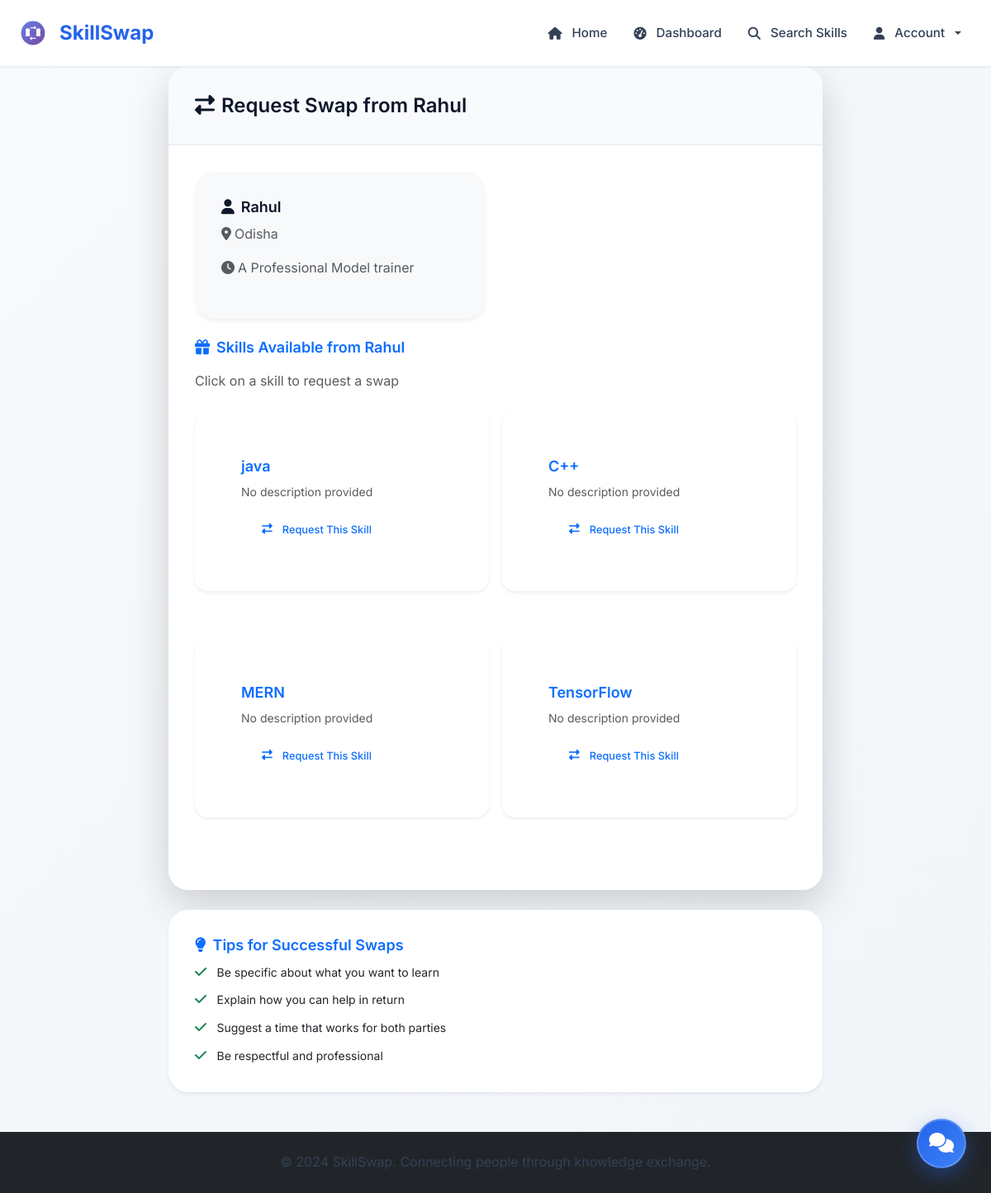
Screenshot of /request_from_user/5 (signed in) with the database file from the repository.
### tables this page shows
CREATE TABLE users (
            id INTEGER PRIMARY KEY AUTOINCREMENT,
            email TEXT UNIQUE NOT NULL,
            password_hash TEXT NOT NULL,
            name TEXT NOT NULL,
            location TEXT,
            profile_photo TEXT,
            availability TEXT,
            is_public INTEGER DEFAULT 1,
            is_admin INTEGER DEFAULT 0,
            is_banned INTEGER DEFAULT 0,
            created_at TIMESTAMP DEFAULT CURRENT_TIMESTAMP
        , bio TEXT, is_under_supervision INTEGER DEFAULT 0, availability_start TEXT, availability_end TEXT);

CREATE TABLE skills (
            id INTEGER PRIMARY KEY AUTOINCREMENT,
            user_id INTEGER,
            skill_name TEXT NOT NULL,
            skill_type TEXT NOT NULL, -- 'offered' or 'wanted'
            description TEXT,
            is_approved INTEGER DEFAULT 1,
            created_at TIMESTAMP DEFAULT CURRENT_TIMESTAMP, is_rejected INTEGER DEFAULT 0, rejection_reason TEXT, rejected_at TIMESTAMP,
            FOREIGN KEY (user_id) REFERENCES users (id)
        );

### skill_swap_app.py (the view)
@app.route('/request_from_user/<int:user_id>')
@login_required
def request_from_user(user_id):
    conn = get_db()
    user = conn.execute('SELECT * FROM users WHERE id = ? AND is_public = 1 AND is_banned = 0', (user_id,)).fetchone()
    if not user:
        flash('User not found or not available.', 'error')
        return redirect(url_for('index'))
    if user['is_under_supervision']:
        flash('This user is currently under supervision and cannot receive swap requests.', 'warning')
        return redirect(url_for('index'))
    offered_skills = conn.execute('''
        SELECT * FROM skills
        WHERE user_id = ? AND skill_type = 'offered' AND is_approved = 1 AND is_rejected = 0
    ''', (user_id,)).fetchall()
    if not offered_skills:
        flash('This user has no skills available for swapping.', 'warning')
        return redirect(url_for('index'))
    user_skills = conn.execute('''
        SELECT * FROM skills WHERE user_id = ? AND skill_type = 'offered' AND is_rejected = 0
    ''', (session['user_id'],)).fetchall()
    conn.close()
    user = convert_row_datetimes(user)
    offered_skills = convert_rows_datetimes(offered_skills)
    user_skills = convert_rows_datetimes(user_skills)
    return render_template('request_from_user.html',
                         target_user=user,
                         offered_skills=offered_skills,
                         user_skills=user_skills)

### skill_swap_app.py (called while the page is built)
def parse_datetime(timestamp_str):
    if timestamp_str is None:
        return None
    try:
        if 'T' in timestamp_str:
            return datetime.fromisoformat(timestamp_str.replace('Z', '+00:00'))
        else:
            return datetime.strptime(timestamp_str, '%Y-%m-%d %H:%M:%S')
    except:
        return None

def convert_row_datetimes(row):
    if row is None:
        return None
    if hasattr(row, 'keys'):
        row_dict = dict(row)
    else:
        row_dict = row
    timestamp_fields = ['created_at', 'updated_at', 'rejected_at']
    for field in timestamp_fields:
        if field in row_dict and row_dict[field]:
            row_dict[field] = parse_datetime(row_dict[field])
    return row_dict

def convert_rows_datetimes(rows):
    if not rows:
        return []
    return [convert_row_datetimes(row) for row in rows]

def get_db():
    conn = sqlite3.connect('skill_swap.db')
    conn.row_factory = sqlite3.Row
    return conn

def login_required(f):
    from functools import wraps
    @wraps(f)
    def decorated_function(*args, **kwargs):
        if 'user_id' not in session:
            flash('Please log in to access this page.', 'error')
            return redirect(url_for('login'))
        return f(*args, **kwargs)
    return decorated_function

@app.context_processor
def inject_unread_notifications():
    if 'user_id' in session:
        conn = get_db()
        unread_count = conn.execute('''
            SELECT COUNT(*) as count FROM notifications
            WHERE user_id = ? AND is_read = 0
        ''', (session['user_id'],)).fetchone()['count']
        conn.close()
        return {'unread_notifications': unread_count}
    return {'unread_notifications': 0}

@app.context_processor
def inject_helpers():
    return {'get_user_by_id': get_user_by_id}

### templates/request_from_user.html (shortened to what this page needs)
{% extends "base.html" %}
{% block content %}
<div class="row justify-content-center">
    <div class="col-lg-8">
        <div class="card border-0 shadow-lg">
            <div class="card-header">
                <h3 class="mb-0">
                    <i class="fas fa-exchange-alt me-2"></i>Request Swap from {{ target_user.name }}
                </h3>
            </div>
            <div class="card-body">
                <div class="row mb-4">
                    <div class="col-md-6">
                        <div class="card border-0 bg-light">
                            <div class="card-body">
                                <h5 class="card-title">
                                    <i class="fas fa-user me-2"></i>{{ target_user.name }}
                                </h5>
                                {% if target_user.location %}
                                <p class="text-muted">
                                    <i class="fas fa-map-marker-alt me-1"></i>{{ target_user.location }}
                                </p>
                                {% endif %}
                                {% if target_user.availability %}
                                <p class="text-muted">
                                    <i class="fas fa-clock me-1"></i>{{ target_user.availability }}
                                </p>
                                {% endif %}
                            </div>
                        </div>
                    </div>
                    <div class="col-md-6">
                    </div>
                </div>
                <div class="mb-4">
                    <h5 class="text-primary">
                        <i class="fas fa-gift me-2"></i>Skills Available from {{ target_user.name }}
                    </h5>
                    <p class="text-muted">Click on a skill to request a swap</p>
                    <div class="row g-3">
                        {% for skill in offered_skills %}
                        <div class="col-md-6">
                            <div class="card border-0 shadow-sm skill-card"
                                 data-skill-id="{{ skill.id }}"
                                 data-skill-name="{{ skill.skill_name|e }}"
                                 style="cursor: pointer; transition: all 0.3s ease;">
                                <div class="card-body">
                                    <h6 class="card-title text-primary">{{ skill.skill_name }}</h6>
                                    {% if skill.description %}
                                    <p class="card-text text-muted small">{{ skill.description }}</p>
                                    {% else %}
                                    <p class="card-text text-muted small">No description provided</p>
                                    {% endif %}
                                    <button class="btn btn-outline-primary btn-sm request-skill-btn"
                                            data-skill-id="{{ skill.id }}"
                                            data-skill-name="{{ skill.skill_name|e }}"
                                            {% if not user_skills %}disabled{% endif %}>
                                        <i class="fas fa-exchange-alt me-1"></i>Request This Skill
                                    </button>
                                </div>
                            </div>
                        </div>
                        {% endfor %}
                    </div>
                </div>
            </div>
        </div>
        <div class="card border-0 shadow-sm mt-4">
            <div class="card-body">
                <h6 class="card-title text-primary">
                    <i class="fas fa-lightbulb me-2"></i>Tips for Successful Swaps
                </h6>
                <ul class="list-unstyled mb-0">
                    <li class="mb-2">
                        <i class="fas fa-check text-success me-2"></i>
                        <small>Be specific about what you want to learn</small>
                    </li>
                    <li class="mb-2">
                        <i class="fas fa-check text-success me-2"></i>
                        <small>Explain how you can help in return</small>
                    </li>
                    <li class="mb-2">
                        <i class="fas fa-check text-success me-2"></i>
                        <small>Suggest a time that works for both parties</small>
                    </li>
                    <li>
                        <i class="fas fa-check text-success me-2"></i>
                        <small>Be respectful and professional</small>
                    </li>
                </ul>
            </div>
        </div>
    </div>
</div>
{% endblock %}

### static/css/style.css (style rules this page uses)
* { box-sizing: border-box; margin: 0; padding: 0; }
html { scroll-behavior: smooth; font-size: 16px; }
body { font-family: 'Inter', 'Segoe UI', -apple-system, BlinkMacSystemFont, sans-serif; line-height: 1.6; color: #1a1a1a; background: linear-gradient(135deg, #f8fafc 0%, #f1f5f9 100%); min-height: 100vh; -webkit-font-smoothing: antialiased; -moz-osx-font-smoothing: grayscale; text-rendering: optimizeLegibility; }
:root { --primary: #2563eb; --primary-dark: #1d4ed8; --primary-light: #3b82f6; --secondary: #64748b; --accent: #8b5cf6; --white: #ffffff; --gray-50: #f8fafc; --gray-100: #f1f5f9; --gray-200: #e2e8f0; --gray-300: #cbd5e1; --gray-400: #94a3b8; --gray-500: #64748b; --gray-600: #475569; --gray-700: #334155; --gray-800: #1e293b; --gray-900: #0f172a; --success: #10b981; --warning: #f59e0b; --error: #ef4444; --info: #3b82f6; --shadow-sm: 0 1px 2px 0 rgb(0 0 0 / 0.05); --shadow: 0 1px 3px 0 rgb(0 0 0 / 0.1), 0 1px 2px -1px rgb(0 0 0 / 0.1); --shadow-md: 0 4px 6px -1px rgb(0 0 0 / 0.1), 0 2px 4px -2px rgb(0 0 0 / 0.1); --shadow-lg: 0 10px 15px -3px rgb(0 0 0 / 0.1), 0 4px 6px -4px rgb(0 0 0 / 0.1); --shadow-xl: 0 20px 25px -5px rgb(0 0 0 / 0.1), 0 8px 10px -6px rgb(0 0 0 / 0.1); --transition: all 0.2s cubic-bezier(0.4, 0, 0.2, 1); --transition-fast: all 0.15s cubic-bezier(0.4, 0, 0.2, 1); --transition-slow: all 0.3s cubic-bezier(0.4, 0, 0.2, 1); --spacing-xs: 0.25rem; --spacing-sm: 0.5rem; --spacing-md: 1rem; --spacing-lg: 1.5rem; --spacing-xl: 2rem; --spacing-2xl: 3rem; --radius-sm: 0.375rem; --radius: 0.5rem; --radius-md: 0.75rem; --radius-lg: 1rem; --radius-xl: 1.5rem; }
h1, h2, h3, h4, h5, h6 { font-weight: 600; line-height: 1.25; color: var(--gray-900); margin-bottom: var(--spacing-md); }
h3 { font-size: 1.5rem; }
h5 { font-size: 1.125rem; }
h6 { font-size: 1rem; }
p { margin-bottom: var(--spacing-md); color: var(--gray-700); }
.btn { display: inline-flex; align-items: center; justify-content: center; gap: var(--spacing-sm); padding: var(--spacing-md) var(--spacing-xl); font-size: 0.875rem; font-weight: 500; line-height: 1.5; border: 1px solid transparent; border-radius: var(--radius); cursor: pointer; transition: var(--transition); text-decoration: none; white-space: nowrap; user-select: none; }
.btn-sm { padding: var(--spacing-sm) var(--spacing-lg); font-size: 0.8rem; }
.card { background: var(--white); border: 1px solid rgba(226, 232, 240, 0.6); border-radius: var(--radius-xl); box-shadow: 0 4px 6px -1px rgba(0, 0, 0, 0.05), 0 2px 4px -1px rgba(0, 0, 0, 0.03); transition: all 0.3s cubic-bezier(0.4, 0, 0.2, 1); overflow: hidden; backdrop-filter: blur(10px); }
.card-header { background-color: var(--gray-50); border-bottom: 1px solid var(--gray-200); padding: var(--spacing-xl) var(--spacing-xl); }
.card-body { padding: var(--spacing-xl) var(--spacing-xl); }
.card-title { font-size: 1.125rem; font-weight: 600; color: var(--gray-900); margin-bottom: var(--spacing-sm); }
.card-text { color: var(--gray-600); margin-bottom: var(--spacing-md); }
.skill-card { background: var(--white); border: 1px solid var(--gray-200); border-radius: var(--radius-lg); padding: var(--spacing-lg); margin-bottom: var(--spacing-lg); transition: var(--transition); position: relative; }
.skill-card p { color: var(--gray-600); margin-bottom: var(--spacing-md); }
.row.g-3 > * { padding: var(--spacing-sm); }
.mb-0 { margin-bottom: 0; }
.mb-2 { margin-bottom: var(--spacing-sm); }
.mb-4 { margin-bottom: var(--spacing-lg); }
.mt-4 { margin-top: var(--spacing-lg); }
.justify-content-center { justify-content: center; }
.shadow-lg { box-shadow: var(--shadow-lg); }

### rows the page displays
users: name "Rahul", location "Odisha", availability "A Professional Model trainer"
skills: skill_name "java", description "No description provided"
skills: skill_name "C++", description "No description provided"
skills: skill_name "MERN", description "No description provided"
skills: skill_name "TensorFlow", description "No description provided"
